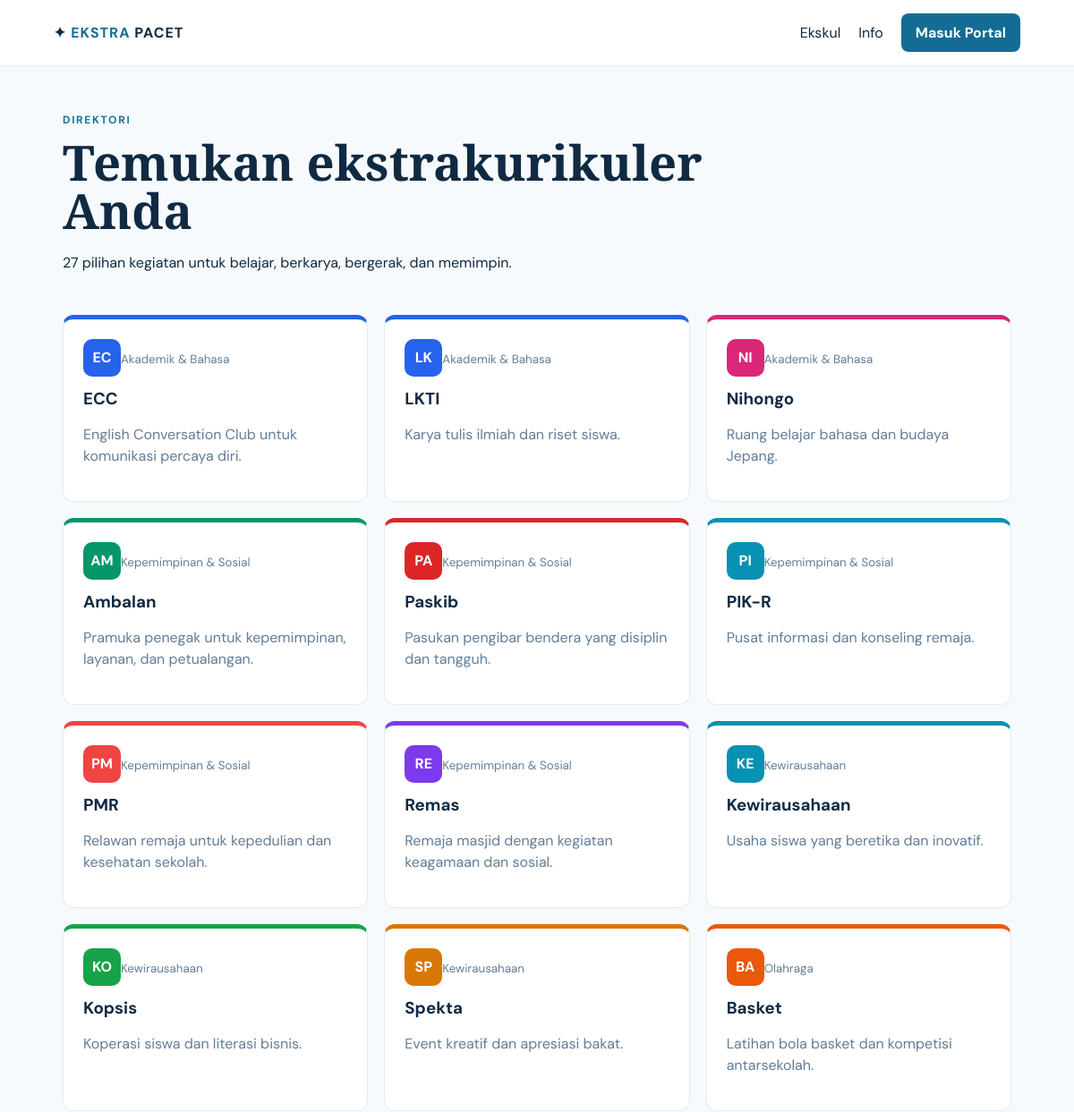
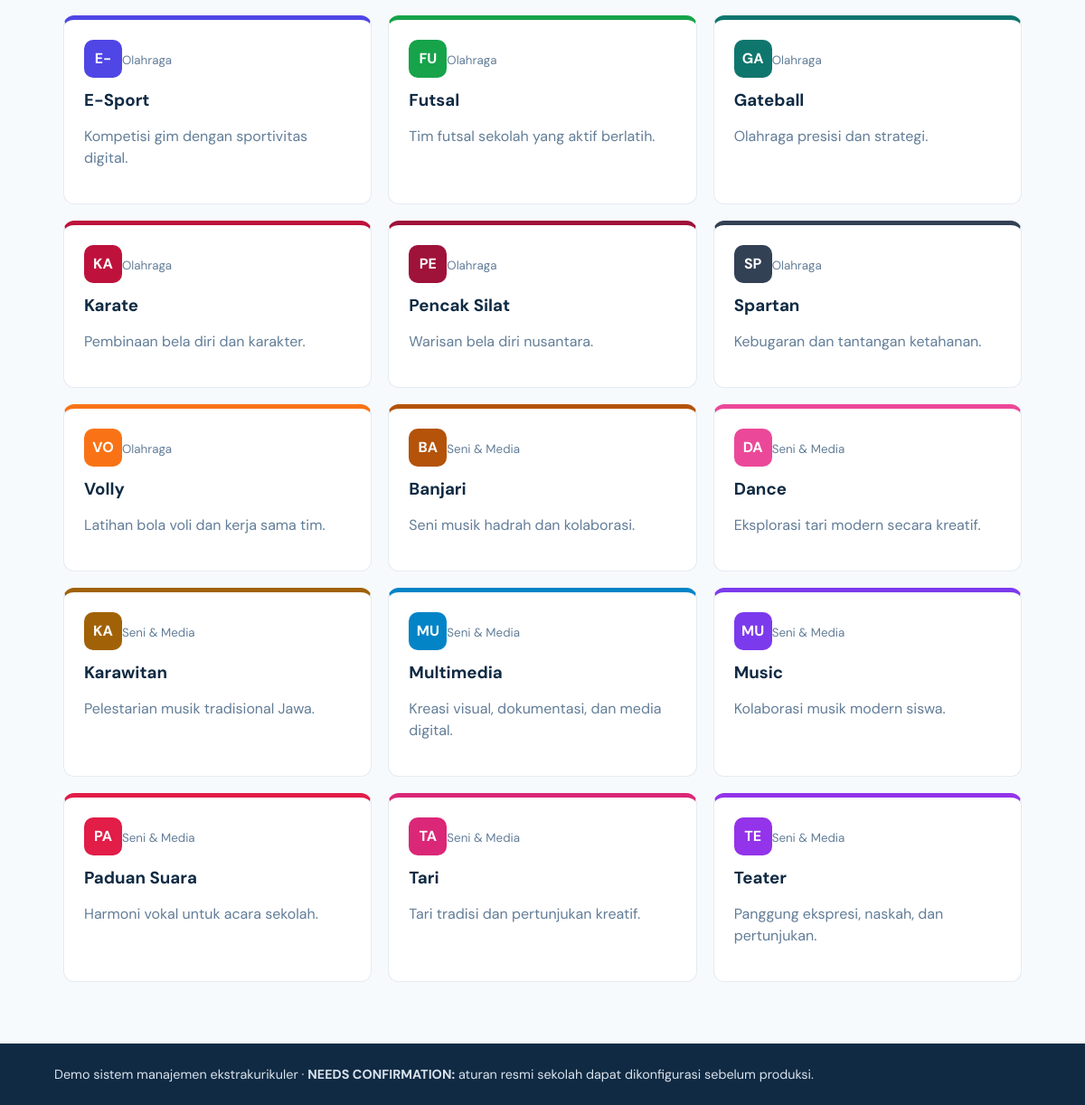
The page /ekstrakurikuler on the database its author committed (2 pictures, top to bottom).
### tables this page shows
CREATE TABLE extracurriculars (id INT UNSIGNED AUTO_INCREMENT PRIMARY KEY, group_id SMALLINT UNSIGNED NOT NULL, name VARCHAR(100) NOT NULL, slug VARCHAR(110) NOT NULL UNIQUE, description TEXT NOT NULL, color VARCHAR(16) NOT NULL DEFAULT '#2563eb', FOREIGN KEY(group_id) REFERENCES extracurricular_groups(id));

CREATE TABLE extracurricular_groups (id SMALLINT UNSIGNED AUTO_INCREMENT PRIMARY KEY, name VARCHAR(80) NOT NULL);

### index.php (the view, shortened to what this page needs)
<?php require __DIR__.'/app/bootstrap.php';
$path=parse_url($_SERVER['REQUEST_URI'],PHP_URL_PATH);$path=rtrim($path,'/')?:'/';
try {
?>
<?php
if($path==='/ekstrakurikuler'||$path==='/berita'){ $all=q('SELECT e.*,g.name category FROM extracurriculars e JOIN extracurricular_groups g ON g.id=e.group_id ORDER BY g.name,e.name')->fetchAll();ob_start();?><section class="pagehead"><p class="eyebrow">DIREKTORI</p><h1>Temukan ekstrakurikuler Anda</h1><p>27 pilihan kegiatan untuk belajar, berkarya, bergerak, dan memimpin.</p></section><div class="cards"><?php foreach($all as $x):?><a class="card" style="--accent:<?=$x['color']?>" href="/ekstrakurikuler/<?=$x['slug']?>"><i><?=strtoupper(substr($x['name'],0,2))?></i><small><?=e($x['category'])?></small><h3><?=e($x['name'])?></h3><p><?=e($x['description'])?></p></a><?php endforeach?></div><?php layout('Ekstrakurikuler',ob_get_clean());exit;}
?>
<?php
}catch(Throwable $e){http_response_code(500);layout('Terjadi kendala','<section class="pagehead"><h1>Terjadi kendala</h1><p>Periksa konfigurasi database dan coba kembali. Detail teknis tidak ditampilkan demi keamanan.</p></section>');}

### assets/style.css (style rules this page uses)
:root { --ink:#102a43;--muted:#627d98;--paper:#f7fafc;--blue:#146c94;--gold:#f0b429 }
* { box-sizing:border-box }
body { margin:0;color:var(--ink);font:16px 'DM Sans',sans-serif;background:var(--paper) }
a { color:var(--blue);text-decoration:none }
.hero h1,.pagehead h1,.dashhead h1 { font:700 clamp(2.3rem,5vw,4.7rem) 'Playfair Display';line-height:1;margin:12px 0 20px }
.eyebrow { font-size:.75rem;font-weight:700;letter-spacing:.14em;color:#137397 }
section { margin-bottom:48px }
.cards { display:grid;grid-template-columns:repeat(3,1fr);gap:18px }
.card,.panel,article { background:#fff;border:1px solid #e3ebf2;border-radius:12px;padding:22px }
.card { color:var(--ink);border-top:5px solid var(--accent,#146c94);transition:.15s }
.card i,.detail i { background:var(--accent);color:#fff;display:inline-grid;place-items:center;width:42px;height:42px;border-radius:10px;font-style:normal;font-weight:700 }
.card small,article small { color:var(--muted) }
.card h3 { margin:12px 0 8px }
.card p { color:var(--muted);line-height:1.5 }
.pagehead { max-width:730px }
.pagehead h1 { font-size:3.4rem }

### rows shown on the page
extracurriculars: name "EC", group.name "Akademik & Bahasa", name "ECC", description "English Conversation Club untuk komunikasi percaya diri."
extracurriculars: name "LK", group.name "Akademik & Bahasa", name "LKTI", description "Karya tulis ilmiah dan riset siswa."
extracurriculars: name "NI", group.name "Akademik & Bahasa", name "Nihongo", description "Ruang belajar bahasa dan budaya Jepang."
extracurriculars: name "AM", group.name "Kepemimpinan & Sosial", name "Ambalan", description "Pramuka penegak untuk kepemimpinan, layanan, dan petualangan."
extracurriculars: name "PA", group.name "Kepemimpinan & Sosial", name "Paskib", description "Pasukan pengibar bendera yang disiplin dan tangguh."
extracurriculars: name "PI", group.name "Kepemimpinan & Sosial", name "PIK-R", description "Pusat informasi dan konseling remaja."
extracurriculars: name "PM", group.name "Kepemimpinan & Sosial", name "PMR", description "Relawan remaja untuk kepedulian dan kesehatan sekolah."
extracurriculars: name "RE", group.name "Kepemimpinan & Sosial", name "Remas", description "Remaja masjid dengan kegiatan keagamaan dan sosial."
extracurriculars: name "KE", group.name "Kewirausahaan", name "Kewirausahaan", description "Usaha siswa yang beretika dan inovatif."
extracurriculars: name "KO", group.name "Kewirausahaan", name "Kopsis", description "Koperasi siswa dan literasi bisnis."
extracurriculars: name "SP", group.name "Kewirausahaan", name "Spekta", description "Event kreatif dan apresiasi bakat."
extracurriculars: name "BA", group.name "Olahraga", name "Basket", description "Latihan bola basket dan kompetisi antarsekolah."
extracurriculars: name "E-", group.name "Olahraga", name "E-Sport", description "Kompetisi gim dengan sportivitas digital."
extracurriculars: name "FU", group.name "Olahraga", name "Futsal", description "Tim futsal sekolah yang aktif berlatih."
extracurriculars: name "GA", group.name "Olahraga", name "Gateball", description "Olahraga presisi dan strategi."
extracurriculars: name "KA", group.name "Olahraga", name "Karate", description "Pembinaan bela diri dan karakter."
extracurriculars: name "PE", group.name "Olahraga", name "Pencak Silat", description "Warisan bela diri nusantara."
extracurriculars: name "SP", group.name "Olahraga", name "Spartan", description "Kebugaran dan tantangan ketahanan."
extracurriculars: name "VO", group.name "Olahraga", name "Volly", description "Latihan bola voli dan kerja sama tim."
extracurriculars: name "BA", group.name "Seni & Media", name "Banjari", description "Seni musik hadrah dan kolaborasi."
extracurriculars: name "DA", group.name "Seni & Media", name "Dance", description "Eksplorasi tari modern secara kreatif."
extracurriculars: name "KA", group.name "Seni & Media", name "Karawitan", description "Pelestarian musik tradisional Jawa."
extracurriculars: name "MU", group.name "Seni & Media", name "Multimedia", description "Kreasi visual, dokumentasi, dan media digital."
extracurriculars: name "MU", group.name "Seni & Media", name "Music", description "Kolaborasi musik modern siswa."
extracurriculars: name "PA", group.name "Seni & Media", name "Paduan Suara", description "Harmoni vokal untuk acara sekolah."
extracurriculars: name "TA", group.name "Seni & Media", name "Tari", description "Tari tradisi dan pertunjukan kreatif."
extracurriculars: name "TE", group.name "Seni & Media", name "Teater", description "Panggung ekspresi, naskah, dan pertunjukan."
